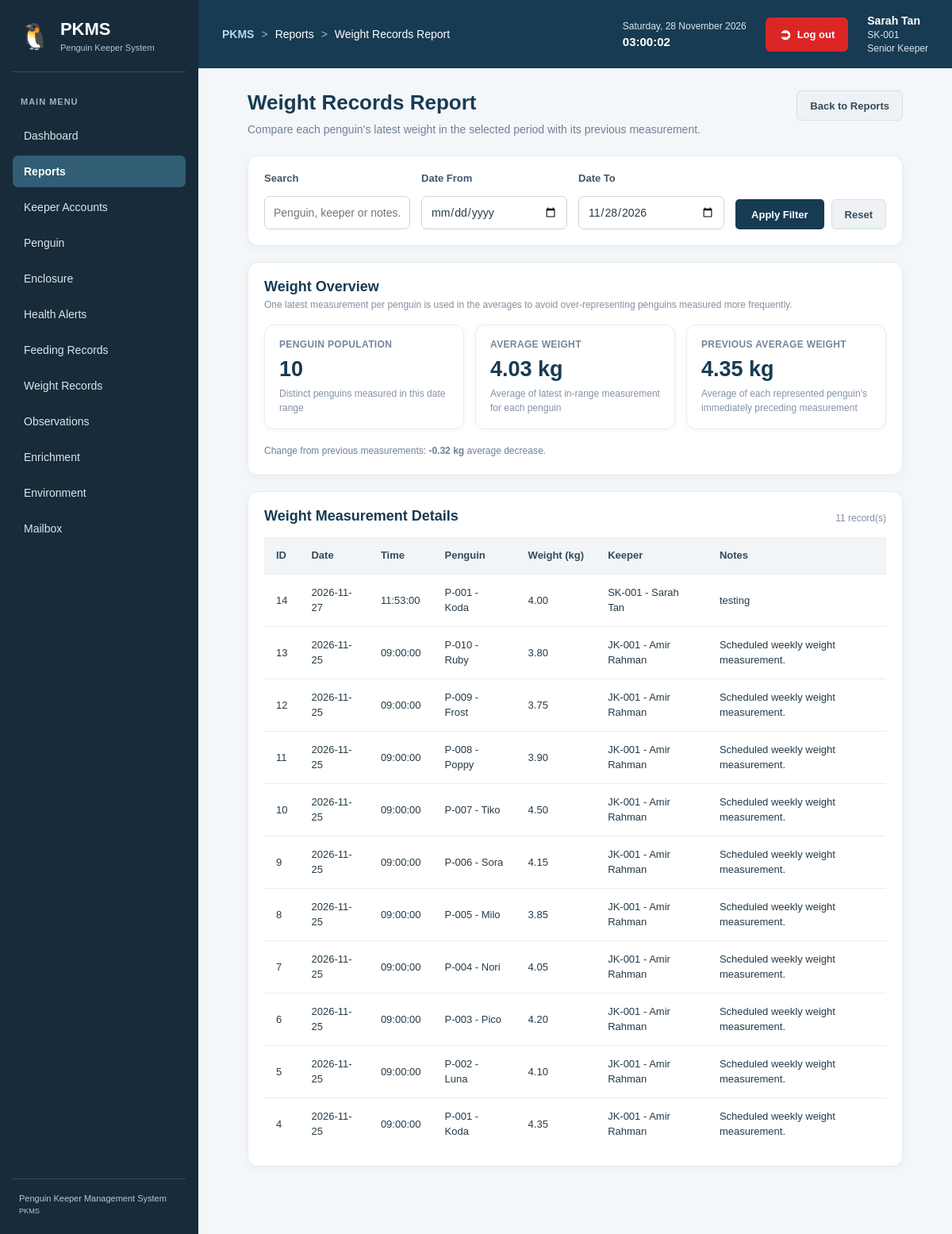
/modules/reports/weight.php (signed in), run on the app's committed database.
### tables this page shows
CREATE TABLE `weight_records` (
  `weight_id` int(11) NOT NULL,
  `penguin_id` int(11) NOT NULL,
  `keeper_id` int(11) NOT NULL,
  `measurement_date` date NOT NULL,
  `measurement_time` time NOT NULL,
  `weight_kg` decimal(5,2) NOT NULL,
  `notes` text DEFAULT NULL,
  `created_at` datetime DEFAULT current_timestamp()
);

CREATE TABLE `penguins` (
  `penguin_id` int(11) NOT NULL,
  `animal_code` varchar(20) NOT NULL,
  `name` varchar(60) NOT NULL,
  `species` varchar(80) NOT NULL,
  `sex` enum('Male','Female','Unknown') DEFAULT 'Unknown',
  `hatch_date` date DEFAULT NULL,
  `origin_type` varchar(50) DEFAULT NULL,
  `arrival_date` date DEFAULT NULL,
  `enclosure_id` int(11) DEFAULT NULL,
  `status` enum('Active','Quarantine','Transferred','Deceased') DEFAULT 'Active',
  `notes` text DEFAULT NULL,
  `created_at` datetime DEFAULT current_timestamp(),
  `archived_at` datetime DEFAULT NULL,
  `archived_by` int(11) DEFAULT NULL
);

CREATE TABLE `users` (
  `user_id` int(11) NOT NULL,
  `staff_code` varchar(20) NOT NULL,
  `full_name` varchar(100) NOT NULL,
  `email` varchar(100) DEFAULT NULL,
  `password_hash` varchar(255) NOT NULL,
  `role` enum('Senior Keeper','Junior Keeper') NOT NULL,
  `status` enum('Active','Inactive') DEFAULT 'Active',
  `created_at` datetime DEFAULT current_timestamp()
);

### modules/reports/weight.php (the view, shortened to what this page needs)
<?php
require_once __DIR__ . '/../../includes/auth.php';
require_once __DIR__ . '/report_helpers.php';
[$dateFrom, $dateTo, $error] = reportReadDateRange();
$pageError = false;
$records = [];
$latestByPenguin = [];
$previousWeights = [];
if ($error === '') {
    try {
        $sql = "
            SELECT w.weight_id, w.penguin_id, w.measurement_date, w.measurement_time,
                   w.weight_kg, w.notes, p.animal_code, p.name AS penguin_name,
                   u.staff_code, u.full_name AS keeper_name
            FROM weight_records w
            INNER JOIN penguins p ON p.penguin_id = w.penguin_id
            INNER JOIN users u ON u.user_id = w.keeper_id
            WHERE 1 = 1
        ";
        $params = [];
        if ($dateTo !== '') {
            $sql .= " AND w.measurement_date <= ?";
            $params[] = $dateTo;
        }
        $sql .= " ORDER BY w.penguin_id, w.measurement_date ASC, w.measurement_time ASC, w.weight_id ASC";
        $stmt = $pdo->prepare($sql);
        $stmt->execute($params);
        $allRecords = $stmt->fetchAll(PDO::FETCH_ASSOC);
        $grouped = [];
        foreach ($allRecords as $row) {
            $grouped[(int)$row['penguin_id']][] = $row;
            $inRange = ($dateFrom === '' || $row['measurement_date'] >= $dateFrom)
                && ($dateTo === '' || $row['measurement_date'] <= $dateTo);
            if ($inRange) {
                $records[] = $row;
            }
        }
        foreach ($grouped as $penguinId => $penguinRows) {
            $selectedIndexes = [];
            foreach ($penguinRows as $index => $row) {
                $inRange = ($dateFrom === '' || $row['measurement_date'] >= $dateFrom)
                    && ($dateTo === '' || $row['measurement_date'] <= $dateTo);
                if ($inRange) {
                    $selectedIndexes[] = $index;
                }
            }
            $latestIndex = end($selectedIndexes);
            $latestByPenguin[$penguinId] = (float)$penguinRows[$latestIndex]['weight_kg'];
            if ($latestIndex > 0) {
                $previousWeights[] = (float)$penguinRows[$latestIndex - 1]['weight_kg'];
            }
        }
        usort($records, static function (array $a, array $b): int {
            return [$b['measurement_date'], $b['measurement_time'], $b['weight_id']]
                <=> [$a['measurement_date'], $a['measurement_time'], $a['weight_id']];
        });
    } catch (PDOException $e) {
        error_log('Weight report error: ' . $e->getMessage());
        $pageError = true;
    }
}
$population = count($latestByPenguin);
$averageWeight = $population ? array_sum($latestByPenguin) / $population : null;
$previousAverage = count($previousWeights) ? array_sum($previousWeights) / count($previousWeights) : null;
$change = ($averageWeight !== null && $previousAverage !== null)
    ? $averageWeight - $previousAverage : null;
if ($error !== ''): ?><div class="report-error"><?= reportEscape($error) ?></div><?php endif; ?>
<?php if ($pageError): ?><div class="report-error">Unable to load weight records. Please try again.</div><?php else: ?>
<section class="report-panel">
    <div class="report-panel-heading"><div><h2>Weight Overview</h2><div class="report-muted">One latest measurement per penguin is used in the averages to avoid over-representing penguins measured more frequently.</div></div></div>
    <div class="report-stats">
    </div>
    <?php if ($change !== null): ?>
        <div class="report-legend">Change from previous measurements:
            <strong><?= $change > 0 ? '+' : '' ?><?= number_format($change, 2) ?> kg</strong>
            <?= $change > 0 ? 'average increase' : ($change < 0 ? 'average decrease' : 'no average change') ?>.
        </div>
    <?php else: ?>
        <div class="report-legend">Previous average is unavailable when none of the penguins in this period has an earlier measurement.</div>
    <?php endif; ?>
</section>
<section class="report-panel">
    <div class="report-panel-heading"><h2>Weight Measurement Details</h2><span class="report-muted"><?= count($records) ?> record(s)</span></div>
    <?php if (!$records): ?><div class="report-empty">No weight records found for this period.</div><?php else: ?>
    <div class="report-table-wrap"><table class="data-table">
        <thead><tr><th>ID</th><th>Date</th><th>Time</th><th>Penguin</th><th>Weight (kg)</th><th>Keeper</th><th>Notes</th></tr></thead>
        <tbody><?php foreach ($records as $record): ?><tr>
            <td><?= (int)$record['weight_id'] ?></td><td><?= reportEscape($record['measurement_date']) ?></td>
            <td><?= reportEscape($record['measurement_time'] ?: '-') ?></td>
            <td><?= reportEscape($record['animal_code'] . ' - ' . $record['penguin_name']) ?></td>
            <td><?= number_format((float)$record['weight_kg'], 2) ?></td>
            <td><?= reportEscape($record['staff_code'] . ' - ' . $record['keeper_name']) ?></td>
            <td><?= reportEscape($record['notes'] ?: '-') ?></td>
        </tr><?php endforeach; ?></tbody>
    </table></div><?php endif; ?>
</section>
<?php endif; ?>

### assets/css/style.css (style rules this page uses)
* { box-sizing: border-box; }
body { margin: 0; font-family: Arial, Helvetica, sans-serif; color: #263b49; background: #f1f5f9; }
.data-table { width: 100%; min-width: 650px; border-collapse: collapse; background: #ffffff; }
.data-table th, .data-table td { padding: 13px 15px; border-bottom: 1px solid #e8edf0; text-align: left; vertical-align: middle; font-size: 13px; line-height: 1.5; }
.data-table th { background: #f1f5f8; color: #344b5a; font-weight: 700; white-space: nowrap; }
.data-table tbody tr:last-child td { border-bottom: none; }

### modules/reports/report_helpers.php (style rules this page uses)
.report-panel { background:#fff;border:1px solid #e5ebf0;border-radius:13px;padding:20px;margin:20px 0;box-shadow:0 3px 12px rgba(23,59,83,.04) }
.report-panel-heading { display:flex;justify-content:space-between;align-items:center;gap:12px;margin-bottom:16px }
.report-panel-heading h2 { font-size:18px;color:#173b53;margin:0 }
.report-muted { font-size:12px;color:#8291a3;margin-top:5px }
.report-stats { display:grid;grid-template-columns:repeat(auto-fit,minmax(165px,1fr));gap:14px;margin:18px 0 }
.report-legend { font-size:12px;color:#718096;margin-top:12px;line-height:1.6 }
.report-table-wrap { overflow-x:auto }
.report-table-wrap .data-table { min-width:760px }

### data on the page
weight_records: weight_id "14", measurement_date "2026-11-27", measurement_time "11:53:00", penguin.name "P-001 - Koda", weight_kg "4.00", keeper.full_name "SK-001 - Sarah Tan", notes "testing"
weight_records: weight_id "13", measurement_date "2026-11-25", measurement_time "09:00:00", penguin.name "P-010 - Ruby", weight_kg "3.80", keeper.full_name "JK-001 - Amir Rahman", notes "Scheduled weekly weight measurement."
weight_records: weight_id "12", measurement_date "2026-11-25", measurement_time "09:00:00", penguin.name "P-009 - Frost", weight_kg "3.75", keeper.full_name "JK-001 - Amir Rahman", notes "Scheduled weekly weight measurement."
weight_records: weight_id "11", measurement_date "2026-11-25", measurement_time "09:00:00", penguin.name "P-008 - Poppy", weight_kg "3.90", keeper.full_name "JK-001 - Amir Rahman", notes "Scheduled weekly weight measurement."
weight_records: weight_id "10", measurement_date "2026-11-25", measurement_time "09:00:00", penguin.name "P-007 - Tiko", weight_kg "4.50", keeper.full_name "JK-001 - Amir Rahman", notes "Scheduled weekly weight measurement."
weight_records: weight_id "9", measurement_date "2026-11-25", measurement_time "09:00:00", penguin.name "P-006 - Sora", weight_kg "4.15", keeper.full_name "JK-001 - Amir Rahman", notes "Scheduled weekly weight measurement."
weight_records: weight_id "8", measurement_date "2026-11-25", measurement_time "09:00:00", penguin.name "P-005 - Milo", weight_kg "3.85", keeper.full_name "JK-001 - Amir Rahman", notes "Scheduled weekly weight measurement."
weight_records: weight_id "7", measurement_date "2026-11-25", measurement_time "09:00:00", penguin.name "P-004 - Nori", weight_kg "4.05", keeper.full_name "JK-001 - Amir Rahman", notes "Scheduled weekly weight measurement."
weight_records: weight_id "6", measurement_date "2026-11-25", measurement_time "09:00:00", penguin.name "P-003 - Pico", weight_kg "4.20", keeper.full_name "JK-001 - Amir Rahman", notes "Scheduled weekly weight measurement."
weight_records: weight_id "5", measurement_date "2026-11-25", measurement_time "09:00:00", penguin.name "P-002 - Luna", weight_kg "4.10", keeper.full_name "JK-001 - Amir Rahman", notes "Scheduled weekly weight measurement."
weight_records: weight_id "4", measurement_date "2026-11-25", measurement_time "09:00:00", penguin.name "P-001 - Koda", weight_kg "4.35", keeper.full_name "JK-001 - Amir Rahman", notes "Scheduled weekly weight measurement."

### other printed values
$item['label'] "Dashboard"
$item['label'] "Reports"
$item['label'] "Keeper Accounts"
$item['label'] "Penguin"
$item['label'] "Enclosure"
$item['label'] "Health Alerts"
$item['label'] "Feeding Records"
$item['label'] "Weight Records"
$item['label'] "Observations"
$item['label'] "Enrichment"
$item['label'] "Environment"
$item['label'] "Mailbox"
$crumb "Reports"
$crumb "Weight Records Report"
$_SESSION['full_name'] "Sarah Tan"
